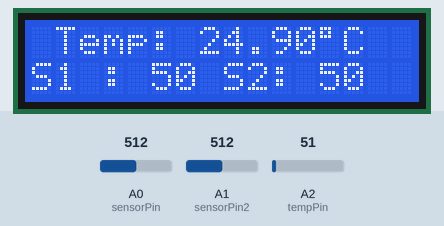
Simulated run of this sketch. Board: Arduino Uno, built with avr-gcc and run on an emulated ATmega328P. Parts: 16×2 character LCD. The test bench sets the inputs (shaded band); at power-on: A2 (tempPin) = 51, A0 (sensorPin) = 512, A1 (sensorPin2) = 512.

Above: at 2.2 s.
2.3 s: A2 (tempPin) set to 22
At 3.9 s:
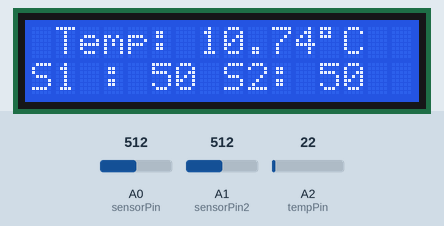
4.9 s: A2 (tempPin) set to 19
At 6.4 s:
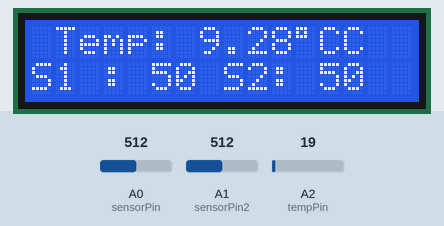
7.2 s: A0 (sensorPin) set to 716
At 8.9 s:
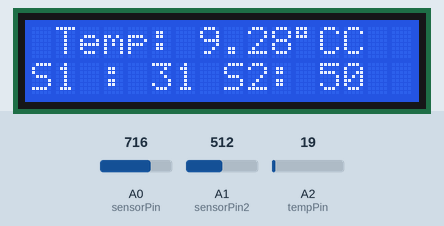
9.4 s: A1 (sensorPin2) set to 716
At 11.4 s:
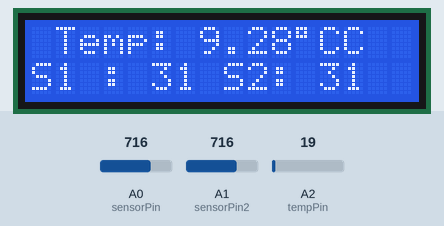
11.7 s: A0 (sensorPin) set to 900
At 13.6 s:
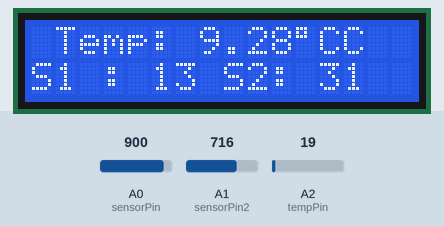
13.9 s: A1 (sensorPin2) set to 900
At 15.1 s:
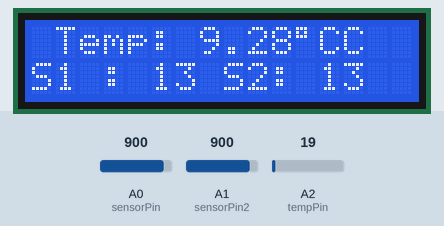
Timing chart, 0 to 16.9 s (numbered marks = the images above; inputs shaded):
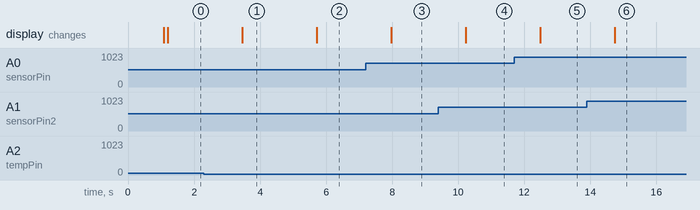

Measured:
- the behaviour switches between 21 and 20 on A2 (tempPin) (found by bisection; images 1 and 2)
- after the input at 2.3 s, the display: changes after 1.2 s (image 1)
- after the input at 4.9 s, the display: changes after 0.82 s (image 2)
- after the input at 7.2 s, the display: changes after 0.77 s (image 3)
- after the input at 9.4 s, the display: changes after 0.83 s (image 4)
- after the input at 11.7 s, the display: changes after 0.78 s (image 5)
- after the input at 13.9 s, the display: changes after 0.84 s (image 6)

The sketch:

WaterSensorLCDOut.ino
```cpp
//Using the LCD to display temperature from LM35 && Water Levels

#include <LiquidCrystal_I2C.h>
#include <Wire.h>
#include <Streaming.h>

const int tempPin = A2;   //Connection pin to temperature sensor
float tempC;               //Variable to store temperature in Celsius
const int sensorPin = A0;   //Declaring sensor pin to take input
const int sensorPin2 = A1;   //Declaring sensor pin to take input
const int sensorPowerPin = 8;   //Sensor power from digital pin 8
const int sensor2PowerPin = 3;   //Sensor power from digital pin 7
int readVal;        //Variable for storing output of sensor
int readVal2;
LiquidCrystal_I2C lcd(0x3F, 2, 1, 0, 4, 5, 6, 7, 3, POSITIVE);

void setup()
{
  lcd.begin(16,2);
  lcd.clear();        //Clears entire display sets cursor to 0,0
  lcd.print("Welcome!");    //Greeting message on lcd
  pinMode(tempPin, INPUT);
  pinMode(sensorPowerPin, OUTPUT);  //Declaring as output
  pinMode(sensorPin, INPUT);    //Setting as input
  pinMode(sensor2PowerPin, OUTPUT);  //Declaring as output
  pinMode(sensorPin2, INPUT);    //Setting as input
  digitalWrite(sensorPowerPin, LOW);    //Switching off sensor
  digitalWrite(sensor2PowerPin, LOW);    //Switching off sensor2
  Serial.begin(9600);   //Opening Serial Port
  delay(1000);    //Pausing for 1 second
  lcd.clear();    //Clearing screen
 // analogReference(INTERNAL);    //Sets aRef to 1.1V for higher resolution on LM35
}

void loop()
{
  tempC = analogRead(tempPin) * 500.0 / 1024.0;   //Converts voltage reading to temperature
  digitalWrite(sensorPowerPin, HIGH);    //Switching on the sensors
  digitalWrite(sensor2PowerPin, HIGH);
  delay(100);                             //Wait for sensor to read efficiently
  readVal = analogRead(sensorPin);    //Reading voltage output of sensor
  readVal2 = analogRead(sensorPin2);    //Reading voltage output of sensor2
  readVal = map(readVal, 0, 1023, 100, 0);    //Scaling value to 0-100
  readVal2 = map(readVal2, 0, 1023, 100, 0);
  digitalWrite(sensorPowerPin, LOW);    //Switching off the sensor
  digitalWrite(sensor2PowerPin, LOW);
  //clrLn(lcd, 1);    //Clear second line on lcd and set cursor to 0,1
  lcd.setCursor(0,0);
  lcd.print(" Temp: ");
  lcd.print(tempC);
  lcd.print("\337C");   //Prints °C
  lcd.setCursor(0,1);   //Setting cursor to beginning of second line
  lcd << "S1 : " << readVal << " S2: " << readVal2;
  delay(1000);   //Reading 1 value in 5 seconds
}

void clrLn(LiquidCrystal_I2C mylcd, int ln)   //Function which clears specified line on specified 16x2 lcd
{
  mylcd.setCursor(0, ln);
  mylcd.print("                ");    //Printing 16 spaces to clear line
  mylcd.setCursor(0, ln);
}
```
